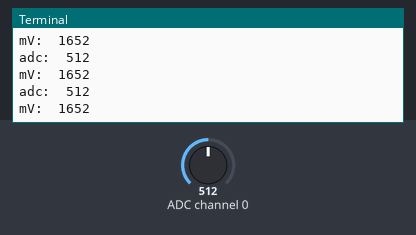
This program was run on a simulated Raspberry Pi (BCM pin numbers). Parts: the last lines printed to the terminal. Inputs (shaded band) come from the test bench; at power-on: ADC channel 0 = 512 (analog values on the 0–1023 scale). Library files of the repository ran but are not shown: mcp3008.py.

Above: at 1.2 s.
1.3 s: ADC channel 0 set to 317
At 1.56 s:
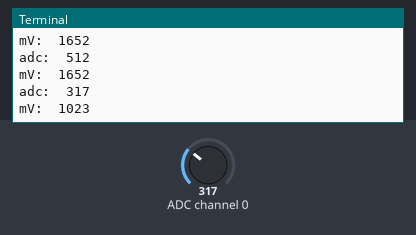
2.8 s: ADC channel 0 set to 294
At 2.96 s:
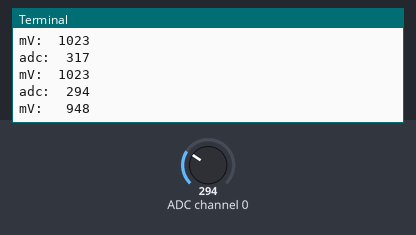
4.5 s: ADC channel 0 set to 0
At 4.76 s:
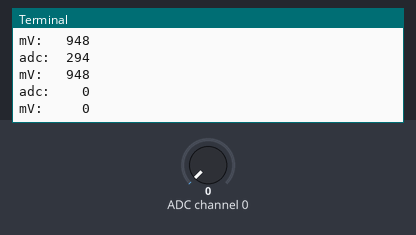
6.1 s: ADC channel 0 set to 4
At 6.37 s:
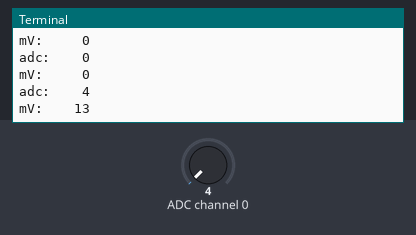
Timing chart, 0 to 9.1 s (numbered marks = the images above; inputs shaded):
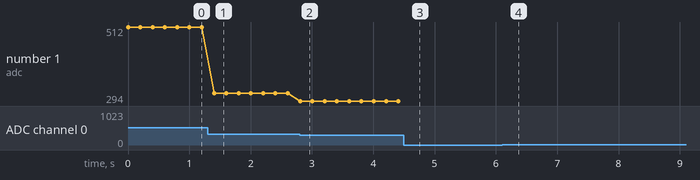

The program:

volume.py
```python
# volume.py

import sys
import time
import mcp3008

CH = 0

try:
    while True:
        data = mcp3008.readAdcValue(CH)
        print("adc: {:4} ".format(data))
        mV = mcp3008. convertVoltage(data)
        print("mV:  {:4}".format(mV))
        time.sleep(0.2)

except KeyboardInterrupt:
    sys.exit(0)
```

Measured:
- the behaviour switches between 310 and 309 on ADC channel 0 (found by bisection; images 1 and 2)
- the behaviour switches between 2 and 3 on ADC channel 0 (found by bisection; images 3 and 4)
- after the input at 1.3 s, the terminal: prints a new line after 0.10 s (image 1)
- after the input at 2.8 s, the terminal: prints a new line at once (image 2)
- after the input at 4.5 s, the terminal: prints a new line after 0.11 s (image 3)
- after the input at 6.1 s, the terminal: prints a new line after 0.11 s (image 4)
- plotted number 1: 512 → 317 after the input at 1.3 s, 317 → 294 after the input at 2.8 s
